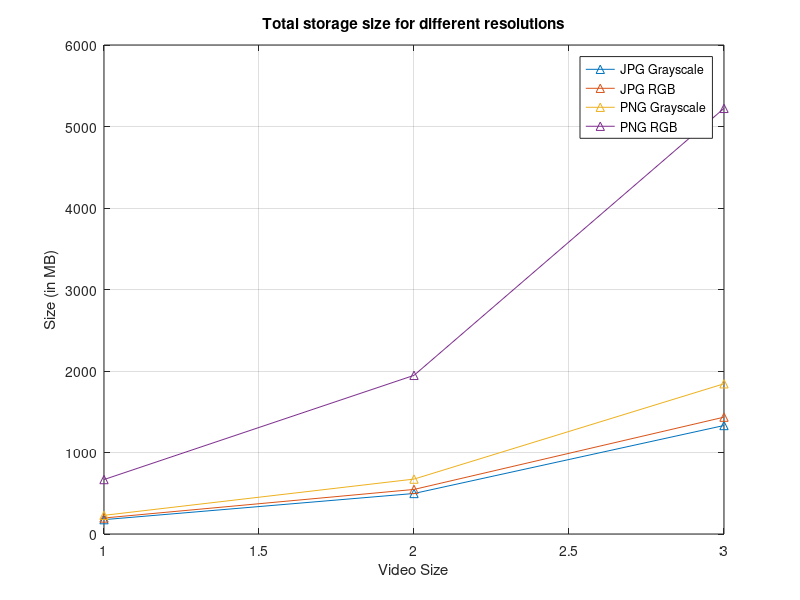

Write MATLAB code to recreate this figure.
clear; close all; clc;

% storage_matrix_sng_frame = [32.2 33 41.1 121.6 ; ...
%                             93 102.5 124.4 367.8 ; ...
%                             252 275.8 349.8 1024 ];
% 
% storage_matrix_all_frame = [176.2 196.4 229.1 668; ...
%                             497.1 546.8 673.7 1946.6; ...
%                             1331.2 1433.6 1843.2 5222.4];
                        
storage_matrix_sng_frame = [32.2 93 252; ...
                            33 102.5 275.8;...
                            41.1 124.4 349.8;...
                            121.6 367.8 1024];
                        
storage_matrix_all_frame = [176.2 497.1 1331.2;...
                            196.4 546.8 1433.6; ...
                            229.1 673.7 1843.2; ...
                            668 1946.6 5222.4];

data_pts = 1:3;
plot(data_pts, storage_matrix_all_frame, '^-')
grid on;
xlabel('Video Size');
ylabel('Size (in MB)');
title('Total storage size for different resolutions');
legend('JPG Grayscale','JPG RGB', 'PNG Grayscale', 'PNG RGB');
% figure;
% plot(data_pts, storage_matrix_all_frame, '*-');

% %Log file format (all values in milliseconds)
% %Total time, Video Load, Open Chk, IM Grab, IM Retrieve, RGB 2 GRAY, Resize, 
% %62434      240         0           60      11          9           1
% %Individual Img Proc log file format  (all values in microseconds)
% %Grab Time, Retrieve time, Color, Resize
% 
% num_data_per_iter = 5; % Tells the number of data points collected for each iteration
% num_frame_skips = 0; %[5 10 20 50 100 200]
% tot_iters = 5;
% num_of_frames = 6960;
% % path = 'C:\Users\Rohit\Documents\GitHub\video-query\sys_perf\logs\ind_img_proc_224x224_color.txt';
% path = 'C:\Users\Rohit\Documents\GitHub\video-query\sys_perf\logs\log_no_imshow.txt';
% 
% %Read the log file, scan to get each data point and close the file
% file_p = fopen(path,'r');
% myContent = textscan(file_p, '%s');
% fclose(file_p);
% 
% data_matrix = zeros(num_data_per_iter, num_of_frames);
% final_val_mat = zeros(tot_iters, 6);
% count = 1;
% curr_index = 1;
% for i=1:tot_iters
%     while(strcmp(myContent{1,1}(curr_index),'New_iter') ~= 0)
%        curr_index = curr_index + 1; 
%     end
%     curr_index = curr_index + 1;
%     count = curr_index;
%     for j=curr_index:(curr_index + num_of_frames)
%         for k=1:num_data_per_iter
%             data_matrix(j, k) = str2double(myContent{1,1}(count));
%             count = count + 1;
%         end
%     end
%     curr_index = count;
%     figure;
%     plot(data_matrix);
%     while(strcmp(myContent{1,1}(curr_index),'Value') ~= 0)
%        curr_index = curr_index + 1; 
%     end
%     curr_index = curr_index + 1;
%     count = curr_index;
%     for j = 1: 6
%         final_val_mat(i,j) = str2double(myContent{1,1}(count));
%     end
% end
% 
% % plot_titles = {'Total time', 'Video Load', 'Check Opened', 'IM Grab', 'IM Retrieve', 'RGB2Gray', 'Resize'};
% plot_titles = {'IM Grab', 'IM Retrieve', 'RGB2Gray', 'Resize'};
% figure;
% for j=1:size(data_matrix,1)
%     subplot(2,2,j);
% %     plot(data_matrix(j,2:end));
% %     xlabel('Iteration #');
% %     ylabel('Elapsed time (uSec)');
%     histogram(data_matrix(j,1:end))
%     xlabel('Time for 1 operation (usec)');
%     ylabel('Number of frames');
%     title(plot_titles{1,j});
% end
